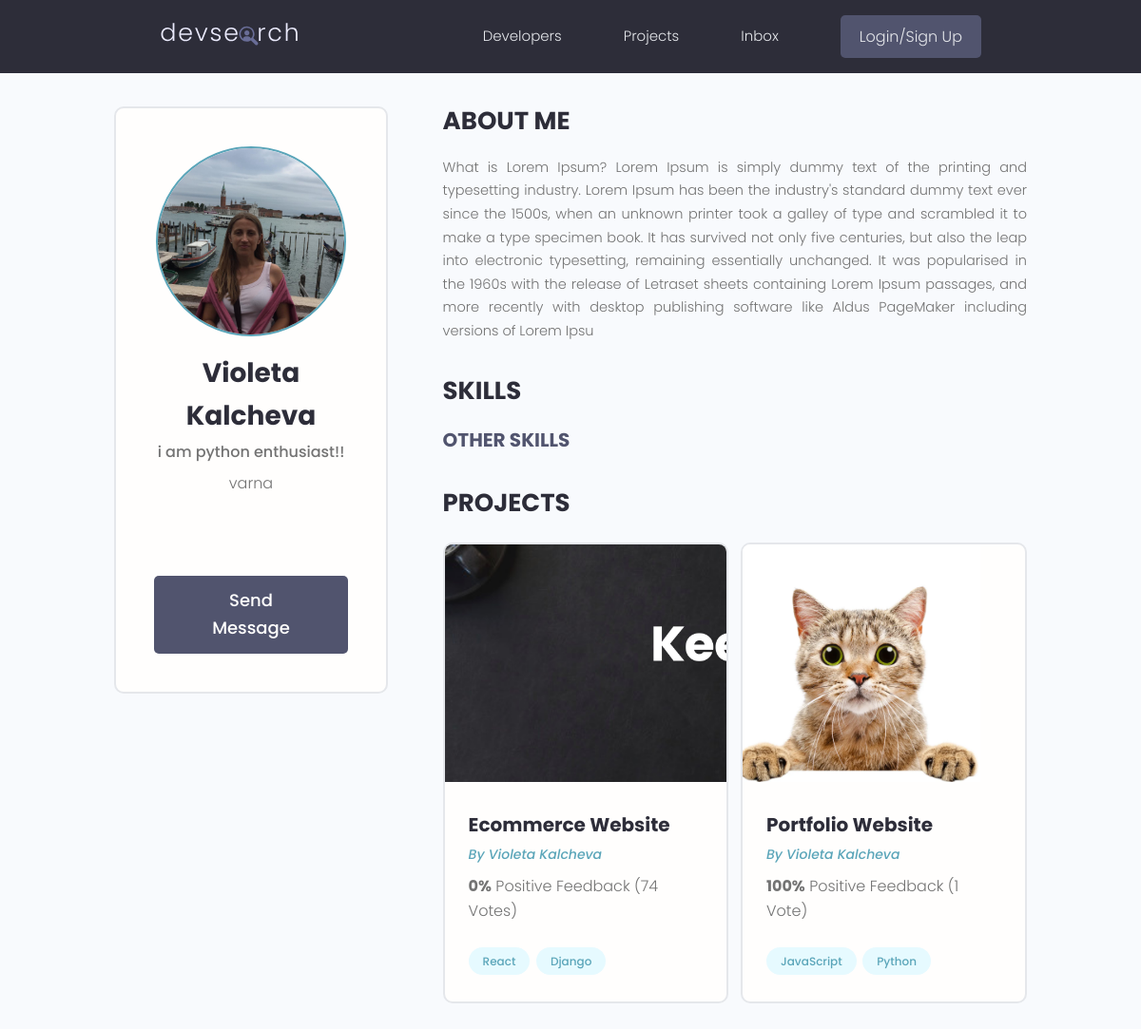
The page /profile/32804547-6868-4422-9954-4cf25e5f5c84 on the database as committed earlier.
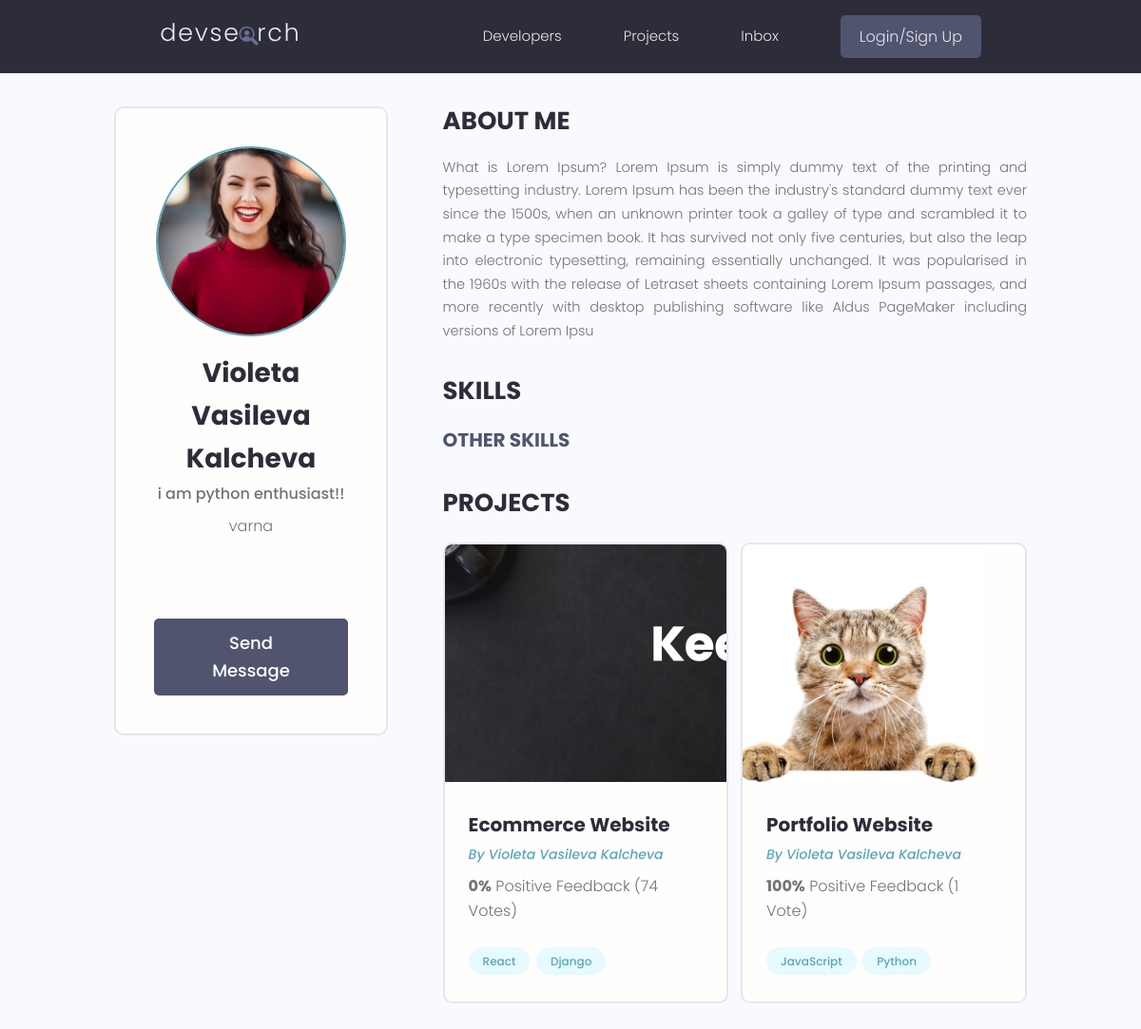
The same page on the database as committed later.
### users/models.py (models this page shows, shortened)
class Profile(models.Model):
    user = models.OneToOneField(User, on_delete=models.CASCADE)
    name = models.CharField(max_length=200,null=True, blank=True)
    username = models.CharField(max_length=200,null=True, blank=True)
    location = models.CharField(max_length=200, null=True, blank=True)
    short_intro = models.CharField(max_length=200, blank=True, null=True)
    bio = models.TextField(blank=True, null=True)
    profile_image = models.ImageField(null=True, blank=True, upload_to='profiles/', default='profiles/default.jpg')
    email = models.EmailField(max_length=500, null=True, blank=True)
    social_github = models.CharField(max_length=200, blank=True, null=True)
    social_twitter = models.CharField(max_length=200, blank=True, null=True)
    social_linkedin = models.CharField(max_length=200, blank=True, null=True)
    social_youtube = models.CharField(max_length=200, blank=True, null=True)
    social_website = models.CharField(max_length=200, blank=True, null=True)
    created = models.DateTimeField(auto_now_add=True)
    id = models.UUIDField(default=uuid.uuid4, unique=True, primary_key=True, editable=False)

### projects/models.py (models this page shows, shortened)
class Project(models.Model):
    owner = models.ForeignKey(Profile, null=True, blank=True, on_delete=models.CASCADE)
    title = models.CharField(max_length=200)
    description = models.TextField(null=True, blank=True)
    featured_image = models.ImageField(null=True, blank=True, default='blank.png')
    demo_link = models.CharField(max_length=2000, null=True, blank=True)
    source_link = models.CharField(max_length=2000, null=True, blank=True)
    tags = models.ManyToManyField('Tag', blank=True)
    vote_total = models.IntegerField(default=0, null=True, blank=True)
    vote_ratio = models.IntegerField(default=0, null=True, blank=True)
    created = models.DateTimeField(auto_now_add=True)
    id = models.UUIDField(default=uuid.uuid4, unique=True, primary_key=True, editable=False)

### users/views.py (the view)
# urls.py: path("profile/<str:pk>", views.user_profile, name="user-profile"),
def user_profile(request, pk):
    profile = Profile.objects.get(id=pk)
    top_skills = profile.skill_set.exclude(description__exact="")
    other_skills = profile.skill_set.filter(description="")
    context = {
        'profile': profile,
        'top_skills': top_skills,
        'other_skills': other_skills
    }
    return render(request, 'users/user_profile.html', context)

### projects/models.py (called while the page is built)
    def __str__(self):
        return self.name

### users/templates/users/user_profile.html (shortened to what this page needs)
{% extends 'main.html' %}
{% block content %}
    <main class="profile my-md">
        <div class="container">
            <div class="layout">
                <div class="column column--1of3">
                    <div class="card text-center">
                        <div class="card__body dev">
                            <img class="avatar avatar--xl" src="{{ profile.profile_image.url }}"/>
                            <h2 class="dev__name">{{ profile.name }}</h2>
                            <p class="dev__title">{{ profile.short_intro }}</p>
                            <p class="dev__location">{{ profile.location }}</p>
                            <ul class="dev__social">
                            </ul>
                            <a href="#" class="btn btn--sub btn--lg">Send Message </a>
                        </div>
                    </div>
                </div>
                <div class="column column--2of3">
                    <div class="devInfo">
                        <h3 class="devInfo__title">About Me</h3>
                        <p class="devInfo__about">
                            {{ profile.bio }}
                        </p>
                    </div>
                    <div class="devInfo">
                        <h3 class="devInfo__title">Skills</h3>
                        <div class="devInfo__skills">
                            <h3 class="devInfo__subtitle">Other Skills</h3>
                        </div>
                    </div>
                    <div class="devInfo">
                        <h3 class="devInfo__title">Projects</h3>
                        <div class="grid grid--two">
                            {% for project in profile.project_set.all %}
                                <div class="column">
                                    <div class="card project">
                                        <a href="{% url 'project' project.id %}" class="project">
                                            <img class="project__thumbnail" src="{{ project.featured_image.url }}"
                                                 alt="project thumbnail"/>
                                            <div class="card__body">
                                                <h3 class="project__title">{{ project.title }}</h3>
                                                <p><a class="project__author"
                                                      href="{% url 'user-profile' project.owner_id %}">By {{ project.owner.name }}</a>
                                                </p>
                                                <p class="project--rating">
                                                    <span style="font-weight: bold;">{{ project.vote_ratio }}%</span>
                                                    Positive
                                                    Feedback ({{ project.vote_total }}
                                                    Vote{{ project.vote_total|pluralize:"s" }})
                                                </p>
                                                <div class="project__tags">
                                                    {% for tag in project.tags.all %}
                                                        <span class="tag tag--pill tag--main">
                          <small>{{ tag }}</small>
                        </span>
                                                    {% endfor %}
                                                </div>
                                            </div>
                                        </a>
                                    </div>
                                </div>
                            {% endfor %}
                        </div>
                    </div>
                </div>
            </div>
        </div>
    </main>
{% endblock %}

Rows that differ between the two databases and show on the page:
changed Profile "i am python enthusiast!!": profile_image: a different picture; name "Violeta Kalcheva" → "Violeta Vasileva Kalcheva"
changed through a linked row, Project "Ecommerce Website": owner.name "Violeta Kalcheva" → "Violeta Vasileva Kalcheva"
changed through a linked row, Project "Portfolio Website": owner.name "Violeta Kalcheva" → "Violeta Vasileva Kalcheva"
